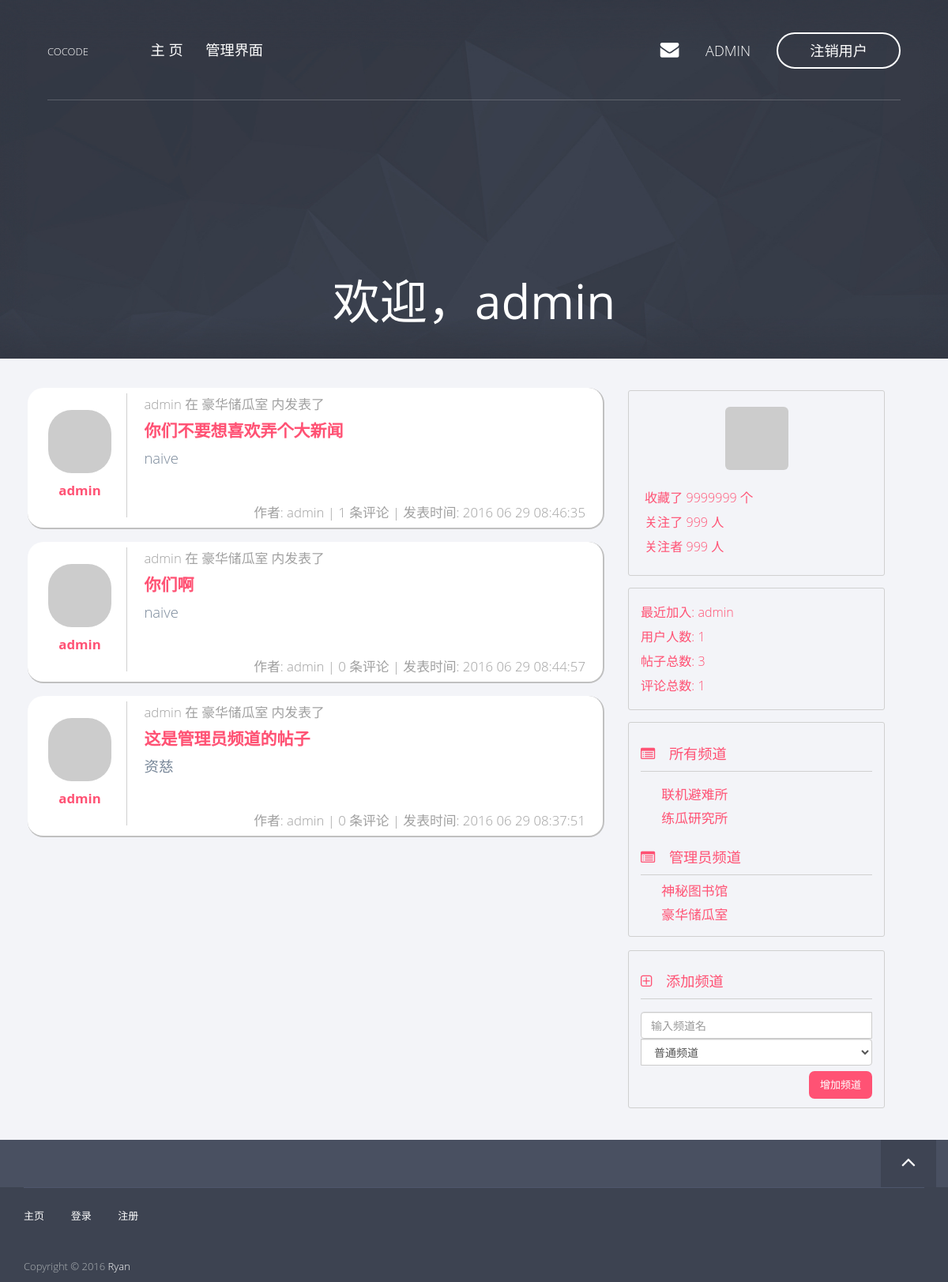
The page / (signed in) on the database its author committed.
### app/models/user.py (models this page shows, shortened)
class User(db.Model, Model):
    __tablename__ = 'users'
    id = db.Column(db.Integer, primary_key=True)
    username = db.Column(db.String(), unique=True)
    password_hash = db.Column(db.String())
    email = db.Column(db.String(), unique=True)
    avatar_hash = db.Column(db.String())
    created_time = db.Column(db.Integer, default=0)
    role_id = db.Column(db.Integer, db.ForeignKey('roles.id'))
    posts = db.relationship('Post', backref='author')
    comments = db.relationship('Comment', backref='author')
    @property
    def password(self):
        raise AttributeError('password is not readable')
    def is_admin(self):
        return self.role.permissions == 0xff
    def gravatar(self, size=100, default='identicon', rating='g'):
        from flask import request
        gravatar_url = 'secure.gravatar.com/avatar'
        if request.is_secure:
            url = 'https://' + gravatar_url
        else:
            url = 'http://' + gravatar_url
        hash = self.avatar_hash or md5(self.email.encode('utf-8')).hexdigest()
        return '{url}/{hash}?s={size}&d={default}&r={rating}'.format(url=url,
                                                                     hash=hash,
                                                                     size=size,
                                                                     default=default,
                                                                     rating=rating)

### app/models/post.py (models this page shows, shortened)
class Post(db.Model, Model):
    __tablename__ = 'posts'
    id = db.Column(db.Integer, primary_key=True)
    title = db.Column(db.String())
    content = db.Column(db.String())
    created_time = db.Column(db.Integer, default=0)
    channel_id = db.Column(db.Integer, db.ForeignKey('channels.id'))
    user_id = db.Column(db.Integer, db.ForeignKey('users.id'))
    comments = db.relationship('Comment', backref='post')
    def display_item(self):
        name = 'post'
        title = self.title
        content_len = 58
        if self.content.__len__() > content_len:
            content = self.content[:content_len] + '...'
        else:
            content = self.content
        return (name, title, content)

### app/models/channel.py (models this page shows, shortened)
class Channel(db.Model, Model):
    __tablename__ = 'channels'
    id = db.Column(db.Integer, primary_key=True)
    name = db.Column(db.String(), default=ChannelPermission.NORMAL[0])
    permission = db.Column(db.Integer)
    created_time = db.Column(db.Integer, default=0)
    posts = db.relationship('Post', backref='channel')
    def is_admin(self):
        return self.permission == ChannelPermission.ADMIN[0]

### app/views.py (the view)
@app.route('/')
def index():
    user = current_user()
    if user is not None and user.is_admin():
        posts = Post.query.all()
    else:
        posts = []
        channels = Channel.query.filter_by(permission=ChannelPermission.NORMAL[0])
        for c in channels:
            p = c.posts
            posts += p
    posts.sort(key=lambda p: p.created_time, reverse=True)
    return render_template('index.html',
                           posts=posts)

### app/__init__.py (called while the page is built)
@app.context_processor
def current_user_processor():
    return dict(current_user=current_user())

@app.context_processor
def channel_processor():
    channels = Channel.query.all()
    permissions = [
        ChannelPermission.NORMAL,
        ChannelPermission.ADMIN,
    ]
    dic = {
        'channels': channels,
        'permissions': permissions,
    }
    return dict(**dic)

@app.context_processor
def user_processor():
    user_count = User.query.count()
    new_user = User.query.order_by(User.created_time.desc()).first()
    return dict(new_user=new_user,
                user_count=user_count)

@app.context_processor
def post_processor():
    post_count = Post.query.count()
    return dict(post_count=post_count)

@app.context_processor
def comment_processor():
    comment_count = Comment.query.count()
    return dict(comment_count=comment_count)

### app/filters.py (called while the page is built)
@app.template_filter('format_time')
def format_time(timestamp):
    format = '%Y %m %d %H:%M:%S'
    t = time.localtime(timestamp)
    ft = time.strftime(format, t)
    return ft

### app/models/user.py (called while the page is built)
def current_user():
    id = session.get('user_key', None)
    user = None
    if id is not None:
        user = User.query.get(id)
    return user

### app/templates/index.html (shortened to what this page needs)
{% extends "base8-4.html" %}
{% block header %}
    <div class="hero-content text-center">
        {% if current_user is not none %}
        <h1>欢迎，{{ current_user.username }}</h1>
        {% else %}
        <a href="/login"><h1>与世界分享你的装逼经验</h1></a>
        {% endif %}
    </div>
{% endblock %}
{% block page_content %}
    {% include "_posts.html" %}
{% endblock %}

### app/templates/base8-4.html (shortened to what this page needs)
{% extends "base.html" %}
{% block content %}
    <div class="container">
    <div class="row">
        <div class="col-md-8 page-content">
            {% block page_content %}{% endblock %}
        </div>
        <div class="col-md-4 side-bar">
            <div class="row">
                {% block page_side %}
                {% include "_portrait.html" %}
                {% endblock %}
                {% include "_bbs_info.html" %}
                {% include "_channels.html" %}
            </div>
        </div>
        </div>
    </div>
{% endblock %}

### app/templates/base.html (shortened to what this page needs)
<!doctype html>
 <html class="no-js" lang="">
{% block head %}
<head>
<link rel="stylesheet" href="../static/css/normalize.min.css">
<link rel="stylesheet" href="../static/css/bootstrap.min.css">
<link rel="stylesheet" href="../static/css/jquery.fancybox.css">
<link rel="stylesheet" href="../static/css/flexslider.css">
<link rel="stylesheet" href="../static/css/styles.css">
<link rel="stylesheet" href="../static/css/queries.css">
<link rel="stylesheet" href="../static/css/etline-font.css">
<link rel="stylesheet" href="../static/bower_components/animate.css/animate.min.css">
<link rel="stylesheet" href="../static/css/font-awesome.min.css">
</head>
{% endblock %}
<body id="top">
    {% block navbar %}
        <section class="hero">
            <section class="navigation">
                <header>
                    <div class="header-content">
                        <div class="logo"><a href="/">COCODE</a></div>
                        <div class="header-nav">
                            <nav>
                                <ul class="primary-nav">
                                    <li><a href="/">主&nbsp;页</a></li>
                                    {% if current_user is not none and current_user.is_admin() %}
                                    <li><a href="/admin">管理界面</a></li>
                                    {% endif %}
                                </ul>
                                <ul class="member-actions">
                                    {% if current_user is none %}
                                    <li><a href="/login" class="login">登&nbsp;录</a></li>
                                    <li><a href="/register" class="btn-white btn-small">注&nbsp;册</a></li>
                                    {% else %}
                                    <li><a href="#"><i class="fa fa-envelope hero-nav"></i></a></li>
                                    <li><a href="/profile/{{ current_user.username }}" class="hero-nav">{{ current_user.username }} &nbsp;</a></li>
                                    <li><a href="/logout" class="btn-white btn-small">注销用户</a></li>
                                    {% endif %}
                                </ul>
                            </nav>
                        </div>
                    </div>
                </header>
            </section>
            <div class="container">
                <div class="row">
                    {% block header %}
                    {% endblock %}
                </div>
            </div>
        </section>
    {% endblock %}
    <section class="content">
        {% block content%}
        {% endblock %}
    </section>
    <section class="to-top">
        <div class="container">
            <div class="row">
                <div class="to-top-wrap">
                    {% block to_top %}
                    <a href="#top" class="top"><i class="fa fa-angle-up"></i></a>
                    {% endblock %}
                </div>
            </div>
        </div>
    </section>
    <footer>
        <div class="container">
            <div class="row">
                <div class="col-md-12">
                    <div class="footer-links">
                        <ul class="footer-group">
                            <li><a href="/">主页</a></li>
                            <li><a href="/login">登录</a></li>
                            <li><a href="/register">注册</a></li>
                        </ul>
                        <p>Copyright © 2016 <a href="/">Ryan</a><br></p>
                    </div>
                </div>
            </div>
        </div>
    </footer>
</body>
</html>

### app/templates/_posts.html (shortened to what this page needs)
<div class="items-container">
    {% for post in posts %}
        <div class="item-container col-md-12">
            {% set post_author = post.author %}
            {% set post_channel = post.channel.name %}
            {% set item = post.display_item() %}
            {% set post_title = item[1] %}
            {% set post_content = item[2] %}
            <div class="col-md-2 item-left">
                <div class="item-portrait">
                    <img class="img-rounded center-block round" src="{{ post_author.gravatar(size=60) }}" />
                </div>
                <div class="item-author">
                    <a href="/profile/{{ post_author.username }}">{{ post_author.username }}</a>
                </div>
            </div>
            <div class="col-md-10 item-right">
                <div class="item-header">
                    {{ post_author.username }} 在 {{ post_channel }} 内发表了
                </div>
                    <div class="item-title">
                        <a href="/post/{{ post.id }}">{{ post_title }}</a>
                    </div>
                    <div class="item-content">
                        {{ post_content }}
                    </div>
                <div class="item-footer">
                    作者: {{ post_author.username }} |
                    {{ post.comments | length }} 条评论 |
                    发表时间: {{ post.created_time | format_time }}
                </div>
            </div>
        </div>
    {% endfor %}
</div>

### app/templates/_portrait.html
{% if current_user is not none %}
<div class="col-md-10 portrait">
    <img class="img-rounded center-block side-portrait" src="{{ current_user.gravatar(size=200) }}" />
    <div class="row follow-count">
    <div class="col-md-12 follow-item">
        收藏了 9999999 个
    </div>
    <div class="col-md-12 follow-item">
        关注了 999 人
    </div>
    <div class="col-md-12 follow-item">
        关注者 999 人
    </div>
</div>
</div>
{% endif %}

### app/templates/_bbs_info.html
<div class="col-md-10 forum-info">
    <div class="forum-info-item">最近加入: <a href="/profile/{{ new_user.username }}">{{ new_user.username }}</a></div>
    <div class="forum-info-item">用户人数: {{ user_count }}</div>
    <div class="forum-info-item">帖子总数: {{ post_count }} </div>
    <div class="forum-info-item">评论总数: {{ comment_count }} </div>
</div>

### app/templates/_channels.html
<div class="col-md-10 channel-list">
    <div class="channel-list-caption">
        <i class="fa fa-list-alt"></i> 所有频道
    </div>
    <div class="channel-list-items">
        {% for c in channels %}
        {% if not c.is_admin() %}
            <div class="channel-list-item">
                <a href="/channel/{{ c.id }}">{{ c.name }}</a>
            </div>
        {% endif %}
        {% endfor %}
    </div>
    {% if current_user is not none and current_user.is_admin() %}
        <div class="channel-list-caption">
            <i class="fa fa-list-alt"></i> 管理员频道
        </div>
        {% for c in channels %}
        {% if c.is_admin() %}
            <div class="channel-list-item">
                <a href="/channel/{{ c.id }}">{{ c.name }}</a>
            </div>
        {% endif %}
        {% endfor %}
    {% endif %}
</div>
{% if current_user is not none and current_user.is_admin() %}
<div class="col-md-10 channel-list add-channel">
    <div class="channel-list-caption">
        <i class="fa fa-plus-square-o"></i> 添加频道
    </div>
    <div class="channel-add">
        <form class="form-inline" action="/admin/add_channel" method="POST">
            <div class="form-group">
                <div class="input-group">
                    <input type="text" class="form-control" name="name" placeholder="输入频道名">
                    <select class="form-control" name="permission">
                        {% for p in permissions %}
                        <option value="{{ p[0] }}">{{ p[1] }}</option>
                        {% endfor %}
                    </select>
                </div>
            </div>
          <button type="submit" class="btn btn-fill btn-middle add-channel-btn">增加频道</button>
        </form>
    </div>
</div>
{% endif %}

### app/static/css/queries.css (style rules this page uses)
@media screen and (max-width:1200px) { header { width: 90%; margin: 0 auto; } }
@media screen and (max-width:1200px) { .hero .hero-content { padding-top: 28%; } }

### rows shown on the page
User: username "ADMIN", username "admin"
Post: title "你们不要想喜欢弄个大新闻", content "naive", comments|length "1", created_time "2016 06 29 08:46:35"
Channel: name "豪华储瓜室"
Post: title "你们啊", content "naive", comments|length "0", created_time "2016 06 29 08:44:57"
Post: title "这是管理员频道的帖子", content "资慈", comments|length "0", created_time "2016 06 29 08:37:51"
Channel: name "联机避难所"
Channel: name "练瓜研究所"
Channel: name "神秘图书馆"

### other values the page prints
{{ user_count }} "1"
{{ post_count }} "3"
{{ comment_count }} "1"
form field permission "普通频道"
